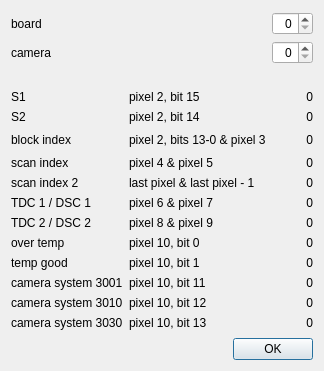
<?xml version="1.0" encoding="UTF-8"?>
<ui version="4.0">
 <class>DialogSpecialPixelsClass</class>
 <widget class="QDialog" name="DialogSpecialPixelsClass">
  <property name="geometry">
   <rect>
    <x>0</x>
    <y>0</y>
    <width>306</width>
    <height>371</height>
   </rect>
  </property>
  <property name="windowTitle">
   <string>special pixels</string>
  </property>
  <layout class="QVBoxLayout" name="verticalLayout">
   <item>
    <spacer name="verticalSpacer">
     <property name="orientation">
      <enum>Qt::Vertical</enum>
     </property>
     <property name="sizeHint" stdset="0">
      <size>
       <width>20</width>
       <height>40</height>
      </size>
     </property>
    </spacer>
   </item>
   <item>
    <layout class="QGridLayout" name="gridLayout">
     <item row="7" column="1">
      <widget class="QLabel" name="labelScanIndex2">
       <property name="text">
        <string>scan index 2</string>
       </property>
      </widget>
     </item>
     <item row="12" column="3">
      <widget class="QLabel" name="labelCameraSystem3001Value">
       <property name="text">
        <string>0</string>
       </property>
       <property name="alignment">
        <set>Qt::AlignRight|Qt::AlignTrailing|Qt::AlignVCenter</set>
       </property>
      </widget>
     </item>
     <item row="11" column="1">
      <widget class="QLabel" name="labelTempGood">
       <property name="text">
        <string>temp good</string>
       </property>
      </widget>
     </item>
     <item row="1" column="1">
      <widget class="QLabel" name="labelCamera">
       <property name="text">
        <string>camera</string>
       </property>
      </widget>
     </item>
     <item row="9" column="1">
      <widget class="QLabel" name="labelImpact2">
       <property name="text">
        <string>TDC 2 / DSC 2</string>
       </property>
      </widget>
     </item>
     <item row="11" column="3">
      <widget class="QLabel" name="labelTempGoodValue">
       <property name="text">
        <string>0</string>
       </property>
       <property name="alignment">
        <set>Qt::AlignRight|Qt::AlignTrailing|Qt::AlignVCenter</set>
       </property>
      </widget>
     </item>
     <item row="9" column="2">
      <widget class="QLabel" name="labelImpact2Pos">
       <property name="text">
        <string>pixel 8 &amp; pixel 9</string>
       </property>
      </widget>
     </item>
     <item row="6" column="1">
      <widget class="QLabel" name="labelScanIndex">
       <property name="text">
        <string>scan index</string>
       </property>
      </widget>
     </item>
     <item row="5" column="4">
      <spacer name="horizontalSpacer_2">
       <property name="orientation">
        <enum>Qt::Horizontal</enum>
       </property>
       <property name="sizeHint" stdset="0">
        <size>
         <width>40</width>
         <height>20</height>
        </size>
       </property>
      </spacer>
     </item>
     <item row="6" column="3">
      <widget class="QLabel" name="labelScanIndexValue">
       <property name="text">
        <string>0</string>
       </property>
       <property name="alignment">
        <set>Qt::AlignRight|Qt::AlignTrailing|Qt::AlignVCenter</set>
       </property>
      </widget>
     </item>
     <item row="7" column="2">
      <widget class="QLabel" name="labelScanIndex2Pos">
       <property name="text">
        <string>last pixel &amp; last pixel - 1</string>
       </property>
      </widget>
     </item>
     <item row="3" column="1">
      <widget class="QLabel" name="labelS1">
       <property name="text">
        <string>S1</string>
       </property>
      </widget>
     </item>
     <item row="11" column="2">
      <widget class="QLabel" name="labelTempGoodPos">
       <property name="text">
        <string>pixel 10, bit 1</string>
       </property>
      </widget>
     </item>
     <item row="5" column="0">
      <spacer name="horizontalSpacer">
       <property name="orientation">
        <enum>Qt::Horizontal</enum>
       </property>
       <property name="sizeHint" stdset="0">
        <size>
         <width>40</width>
         <height>20</height>
        </size>
       </property>
      </spacer>
     </item>
     <item row="13" column="1">
      <widget class="QLabel" name="labelCameraSystem3010">
       <property name="text">
        <string>camera system 3010</string>
       </property>
      </widget>
     </item>
     <item row="13" column="3">
      <widget class="QLabel" name="labelCameraSystem3010Value">
       <property name="text">
        <string>0</string>
       </property>
       <property name="alignment">
        <set>Qt::AlignRight|Qt::AlignTrailing|Qt::AlignVCenter</set>
       </property>
      </widget>
     </item>
     <item row="10" column="1">
      <widget class="QLabel" name="labelOverTemp">
       <property name="text">
        <string>over temp</string>
       </property>
      </widget>
     </item>
     <item row="2" column="1">
      <widget class="QLabel" name="labelEmtpy">
       <property name="text">
        <string/>
       </property>
      </widget>
     </item>
     <item row="6" column="2">
      <widget class="QLabel" name="labelScanIndexPos">
       <property name="text">
        <string>pixel 4 &amp; pixel 5</string>
       </property>
      </widget>
     </item>
     <item row="4" column="2">
      <widget class="QLabel" name="labelS2Pos">
       <property name="text">
        <string>pixel 2, bit 14</string>
       </property>
      </widget>
     </item>
     <item row="10" column="3">
      <widget class="QLabel" name="labelOverTempValue">
       <property name="text">
        <string>0</string>
       </property>
       <property name="alignment">
        <set>Qt::AlignRight|Qt::AlignTrailing|Qt::AlignVCenter</set>
       </property>
      </widget>
     </item>
     <item row="12" column="2">
      <widget class="QLabel" name="labelCameraSystem3001Pos">
       <property name="text">
        <string>pixel 10, bit 11</string>
       </property>
      </widget>
     </item>
     <item row="7" column="3">
      <widget class="QLabel" name="labelScanIndex2Value">
       <property name="text">
        <string>0</string>
       </property>
       <property name="alignment">
        <set>Qt::AlignRight|Qt::AlignTrailing|Qt::AlignVCenter</set>
       </property>
      </widget>
     </item>
     <item row="9" column="3">
      <widget class="QLabel" name="labelImpact2Value">
       <property name="text">
        <string>0</string>
       </property>
       <property name="alignment">
        <set>Qt::AlignRight|Qt::AlignTrailing|Qt::AlignVCenter</set>
       </property>
      </widget>
     </item>
     <item row="4" column="3">
      <widget class="QLabel" name="labelS2Value">
       <property name="text">
        <string>0</string>
       </property>
       <property name="alignment">
        <set>Qt::AlignRight|Qt::AlignTrailing|Qt::AlignVCenter</set>
       </property>
      </widget>
     </item>
     <item row="5" column="3">
      <widget class="QLabel" name="labelBlockIndexValue">
       <property name="text">
        <string>0</string>
       </property>
       <property name="alignment">
        <set>Qt::AlignRight|Qt::AlignTrailing|Qt::AlignVCenter</set>
       </property>
      </widget>
     </item>
     <item row="5" column="1">
      <widget class="QLabel" name="labelBlockIndex">
       <property name="text">
        <string>block index</string>
       </property>
      </widget>
     </item>
     <item row="4" column="1">
      <widget class="QLabel" name="labelS2">
       <property name="text">
        <string>S2</string>
       </property>
      </widget>
     </item>
     <item row="5" column="2">
      <widget class="QLabel" name="labelBlockIndexPos">
       <property name="text">
        <string>pixel 2, bits 13-0 &amp; pixel 3</string>
       </property>
      </widget>
     </item>
     <item row="3" column="3">
      <widget class="QLabel" name="labelS1Value">
       <property name="text">
        <string>0</string>
       </property>
       <property name="alignment">
        <set>Qt::AlignRight|Qt::AlignTrailing|Qt::AlignVCenter</set>
       </property>
      </widget>
     </item>
     <item row="13" column="2">
      <widget class="QLabel" name="labelCameraSystem3010Pos">
       <property name="text">
        <string>pixel 10, bit 12</string>
       </property>
      </widget>
     </item>
     <item row="0" column="3">
      <widget class="QSpinBox" name="spinBoxBoard">
       <property name="alignment">
        <set>Qt::AlignRight|Qt::AlignTrailing|Qt::AlignVCenter</set>
       </property>
      </widget>
     </item>
     <item row="3" column="2">
      <widget class="QLabel" name="labelS1Pos">
       <property name="text">
        <string>pixel 2, bit 15</string>
       </property>
      </widget>
     </item>
     <item row="8" column="1">
      <widget class="QLabel" name="labelImpact1">
       <property name="text">
        <string>TDC 1 / DSC 1</string>
       </property>
      </widget>
     </item>
     <item row="0" column="1">
      <widget class="QLabel" name="labelBoard">
       <property name="text">
        <string>board</string>
       </property>
      </widget>
     </item>
     <item row="8" column="2">
      <widget class="QLabel" name="labelImpact1Pos">
       <property name="text">
        <string>pixel 6 &amp; pixel 7</string>
       </property>
      </widget>
     </item>
     <item row="8" column="3">
      <widget class="QLabel" name="labelImpact1Value">
       <property name="text">
        <string>0</string>
       </property>
       <property name="alignment">
        <set>Qt::AlignRight|Qt::AlignTrailing|Qt::AlignVCenter</set>
       </property>
      </widget>
     </item>
     <item row="1" column="3">
      <widget class="QSpinBox" name="spinBoxCamera">
       <property name="alignment">
        <set>Qt::AlignRight|Qt::AlignTrailing|Qt::AlignVCenter</set>
       </property>
      </widget>
     </item>
     <item row="12" column="1">
      <widget class="QLabel" name="labelCameraSystem3001">
       <property name="text">
        <string>camera system 3001</string>
       </property>
      </widget>
     </item>
     <item row="10" column="2">
      <widget class="QLabel" name="labelOverTempPos">
       <property name="text">
        <string>pixel 10, bit 0</string>
       </property>
      </widget>
     </item>
     <item row="14" column="1">
      <widget class="QLabel" name="labelCameraSystem3030">
       <property name="text">
        <string>camera system 3030</string>
       </property>
      </widget>
     </item>
     <item row="14" column="2">
      <widget class="QLabel" name="labelCameraSystem3030Pos">
       <property name="text">
        <string>pixel 10, bit 13</string>
       </property>
      </widget>
     </item>
     <item row="14" column="3">
      <widget class="QLabel" name="labelCameraSystem3030Value">
       <property name="text">
        <string>0</string>
       </property>
       <property name="alignment">
        <set>Qt::AlignRight|Qt::AlignTrailing|Qt::AlignVCenter</set>
       </property>
      </widget>
     </item>
    </layout>
   </item>
   <item>
    <spacer name="verticalSpacer_2">
     <property name="orientation">
      <enum>Qt::Vertical</enum>
     </property>
     <property name="sizeHint" stdset="0">
      <size>
       <width>20</width>
       <height>40</height>
      </size>
     </property>
    </spacer>
   </item>
   <item>
    <widget class="QDialogButtonBox" name="buttonBox">
     <property name="standardButtons">
      <set>QDialogButtonBox::Ok</set>
     </property>
    </widget>
   </item>
  </layout>
 </widget>
 <layoutdefault spacing="6" margin="11"/>
 <resources/>
 <connections>
  <connection>
   <sender>buttonBox</sender>
   <signal>accepted()</signal>
   <receiver>DialogSpecialPixelsClass</receiver>
   <slot>accept()</slot>
   <hints>
    <hint type="sourcelabel">
     <x>255</x>
     <y>351</y>
    </hint>
    <hint type="destinationlabel">
     <x>302</x>
     <y>330</y>
    </hint>
   </hints>
  </connection>
 </connections>
</ui>
